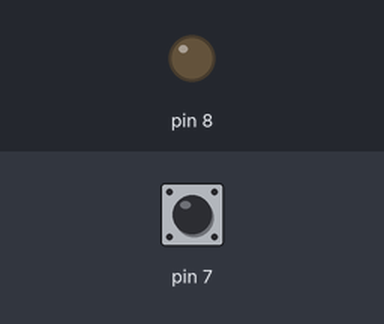
Simulated run of this sketch. Board: Arduino Uno, built with avr-gcc and run on an emulated ATmega328P. Shown: output pins drawn as LEDs (lit = HIGH). Inputs (shaded band) come from the test bench; at power-on: pin 7 HIGH.

Above: at 1.2 s.
1.3 s: pin 7 pulled LOW for 3.2 s
At 1.7 s:
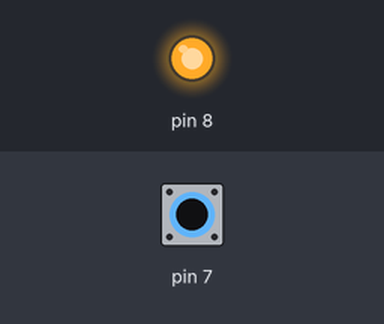
Timing chart, 0 to 6.8 s (numbered marks = the images above; inputs shaded):
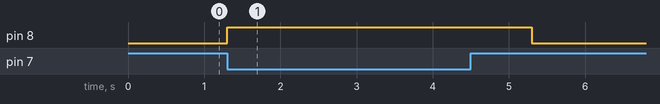

Measured:
- after the input at 1.3 s, pin 8: LOW → HIGH at once, → LOW 4.0 s later

The sketch:

PIN8LED_Przycisk.ino
```cpp
void setup() {
  // put your setup code here, to run once:
  pinMode(8, OUTPUT);
  pinMode(7, INPUT_PULLUP);
  digitalWrite(8, LOW);

}

void loop() {
  // put your main code here, to run repeatedly:
  if(digitalRead(7) == LOW) {
    digitalWrite(8, HIGH);
    delay(1000);
    digitalWrite(8, LOW);
  } //else { // wersja druga
  //  digitalWrite(8, LOW);
  //}

}
```
